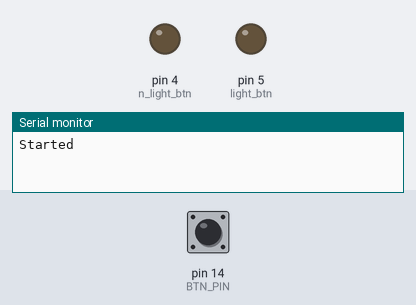
This sketch was run on a simulated Arduino Uno, built with avr-gcc and run on an emulated ATmega328P. Shown: output pins drawn as LEDs (lit = HIGH), the last lines printed to the serial monitor. The test bench sets the inputs (shaded band); at power-on: pin 14 (BTN_PIN) HIGH.

Above: at 1.2 s.
1.3 s: pin 14 (BTN_PIN) pulled LOW for 1 s
At 3.4 s:
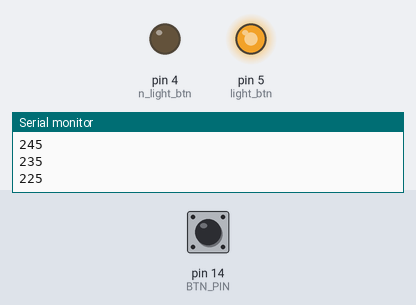
3.8 s: pin 14 (BTN_PIN) pulled LOW for 3.2 s
At 8.1 s:
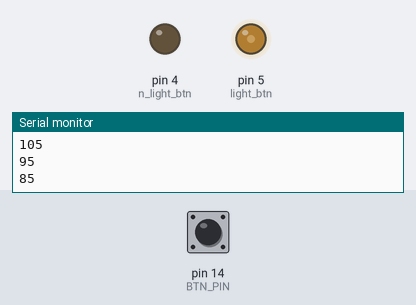
8.5 s: pin 14 (BTN_PIN) pulled LOW for 1 s
At 9.3 s:
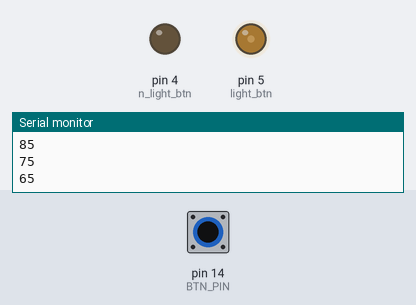
11.0 s: pin 14 (BTN_PIN) pulsed LOW 2 times (0.12 s each, 0.3 s apart)
At 12.7 s:
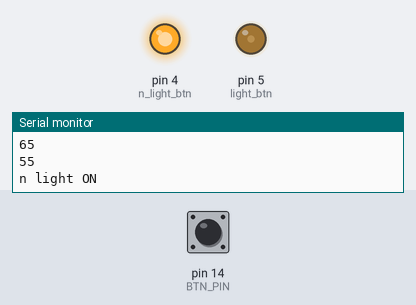
Timing chart, 0 to 14.2 s (numbered marks = the images above; inputs shaded):
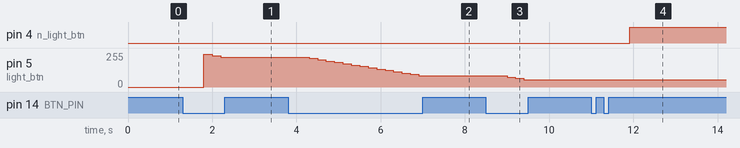

The sketch:

proj.ino
```cpp
#include "GyverButton.h"

#define BTN_PIN 14   // кнопка подключена сюда
#define light_btn 5
#define n_light_btn 4

GButton butt1(BTN_PIN);
//EncButton<EB_TICK, BTN_PIN> butt1;

bool light_is_on = false;
bool n_light_is_on = false;
int value;
int light_brightness = 255;

void setup() {
  pinMode(5, OUTPUT);
  pinMode(4, OUTPUT);
  Serial.begin(9600);
  Serial.println("Started");
}

void loop() {
  butt1.tick();  // обязательная функция отработки. Должна постоянно опрашиваться
  if (butt1.isSingle() && light_is_on == false) {
    analogWrite(light_btn, light_brightness);
    light_is_on = true;
    Serial.println("light ON");
  } else if (butt1.isSingle() && light_is_on == true){
    analogWrite(light_btn, LOW);
    light_is_on = false;
    Serial.println("light OFF");
  }

    if (butt1.isDouble() && n_light_is_on == false) {
    digitalWrite(n_light_btn, HIGH);
    n_light_is_on = true;
    Serial.println("n light ON");
  } else if (butt1.isDouble() && n_light_is_on == true){
    digitalWrite(n_light_btn, LOW);
    n_light_is_on = false;
    Serial.println("n light OFF");
  }

  if (butt1.isHold() && butt1.getHoldClicks() == 0) {
    light_brightness = light_brightness - 10;
    Serial.println(light_brightness);
    analogWrite(light_btn, light_brightness);
    delay(200);
  }
  if (butt1.isHold() && butt1.getHoldClicks() == 1) {
    light_brightness = light_brightness + 10;
    Serial.println(light_brightness);
    analogWrite(light_btn, light_brightness);
    delay(200);
  }

  light_brightness = constrain(light_brightness, 30, 255);
}
```

Measured:
- after the input at 1.3 s, pin 5 (light_btn): 0/255 → 245/255 after 0.50 s, → 235/255 0.20 s later, → 225/255 0.20 s later
- after the input at 3.8 s, pin 5 (light_btn): moves from 225/255 to 85/255 over 2.6 s, starting after 0.50 s
- after the input at 8.5 s, pin 5 (light_btn): 85/255 → 75/255 after 0.50 s, → 65/255 0.20 s later, → 55/255 0.20 s later
- after the input at 11.0 s, pin 4 (n_light_btn): LOW → HIGH after 0.92 s
